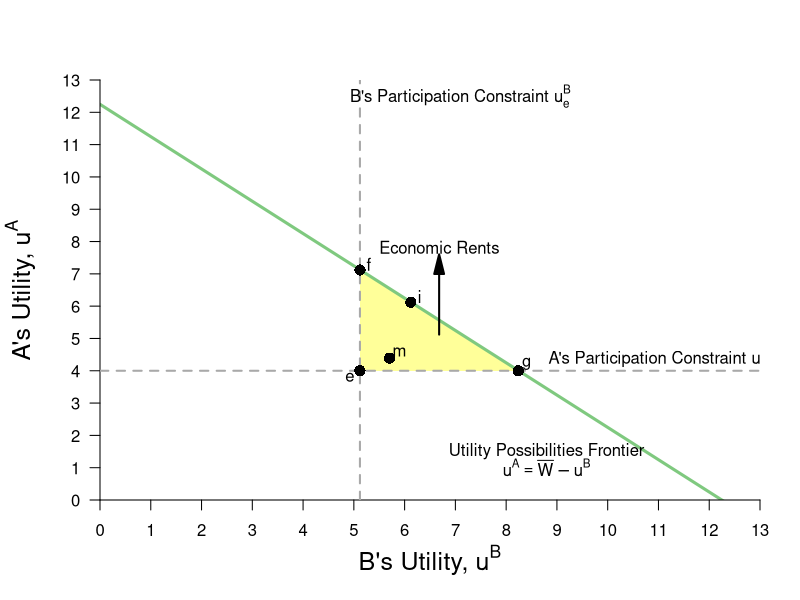

Generate this figure with R:
#Graph Designer: Simon Halliday & Madeleine Wettach '20
#Authors: Bowles, Foley and Halliday
#Title: Microeconomics: Competition, Conflict and Coordination
require(ggplot2)
require(shape)
require(plotrix)
pdf(file = "property/step_by_step_graphs_5/property_tioli_upf_step3.pdf", width = 9, height = 7)

#Set parameters for graphics
axislabelsize <- 1.5
graphlinewidth <- 3
arrowwidth <- 0.5

#Colors
COL <- c("#7fc97f", "#beaed4", "#fdc086", "#ffff99", "#386cb0", "#f0027f", "#bf5b17", "#666666")
COLA <- c("#99d8c9","#66c2a4","#41ae76", "#238b45", "#005824")
COLB <- c("#4eb3d3", "#2b8cbe", "#0868ac","#084081")

upf <- function(ub) {
  12.24745 - ub
}


#Notes
#ua = (xa^0.5)*(ya^0.5)
#ub = ((10-xa)^05)*((15-ya)^0.5)

#ua = (10^0.5)*(15^0.5) = 12.24745
#ua_e = u(8,2) = (8^0.5)*(2^0.5) = 4

#Point g
# => x^A = 4/((3/2)^0.5) = 3.27 => x^B = 6.73
# => y^A = 3/2(x^A) = 4.9 => y^B = 10.1
#ua_g(4.9^0.5)*(3.27^0.5) = 4.002874
#ub_g(6.73^0.5)*(10.1^0.5) = 8.244574
#W = (4.002874^0.5)*(8.244574^0.5) = 5.744736

#COL <- c("#7fc97f", "#beaed4", "#fdc086", "#ffff99")
par(mar =  c(5, 5, 4, 2))
xlims <- c(0, 13)
ylims <- c(0, 13)


plot(0, 0, xlim = xlims, ylim = ylims, type = "n",
     xlab = expression(paste("B's Utility, ", u^B)),
     ylab = expression(paste("A's Utility, ", u^A)),
     xaxt = "n", 
     yaxt = "n", 
     cex.lab = axislabelsize, 
     bty = "n",
     xaxs="i", 
     yaxs="i")

npts <- 500 
npts2 <- 501
#Specify the sequences of points for graphing. 
xx1 <- seq(xlims[1], xlims[2], length.out = npts)
xx2 <- seq(xlims[1], xlims[2], length.out = npts)
xx3 <- seq(xlims[1], xlims[2], length.out = npts2)

#polygons
#I need something like xx1 with npts for 
xpoly1 <- c(5.12, 8.24, 5.12, 5.12)
ypoly1 <- c(4, 4, 7.12, 4)
polygon(x = xpoly1, y = ypoly1, col=COL[4], density=NULL, border = NA)

#xpoly2 = c(0, 0, 12.24745, xlims[2], xlims[2], 0)
#ypoly2 = c(ylims[2], 12.24745, 0, 0, ylims[2], ylims[2])
#polygon(x = xpoly2, y = ypoly2, col=COL[4], density=NULL, border = NA)



#Draw the lines for the graphs
lines(xx1, upf(xx1), col = COL[1], lwd = graphlinewidth)

#Customize ticks and labels for the plot
ticksy <- seq(from = ylims[1], to = ylims[2], by = 1)
ylabels <- seq(from = ylims[1], to = ylims[2], by = 1)
ticksx <- seq(from =  xlims[1], to = xlims[2], by = 1)
xlabels <- seq(from = xlims[1], to = xlims[2], by = 1)
axis(1, at = ticksx, pos = 0, labels = xlabels)
axis(2, at = ticksy, pos = 0, labels = ylabels, las = 1)

#Annotation of the  graphs
#UPF
text(8.8, 1.5, expression(paste("Utility Possibilities Frontier")))
text(8.8, 1, expression(paste(u^A == bar(W) - u^B)))

#SWF
#text(11.5, 4.5, expression(paste("Social Planner's")))
#text(11.5, 4, expression(paste("Iso-welfare Curves")))

#Annotate Point f
#u^A = (5.84^0.5)*(8.77^0.5) = 7.16
#u^B = (4.16^0.5)*(6.23^0.5) = 5.09
#W = (7.16^0.5)*(5.09^0.5) = 6.03692

#points(5.09, 7.15, pch = 16, col = "black", cex = 1.5)
#text(5.3, 7.3, expression(f))


#Annotate Point i
#(5^0.5)*(7.5^0.5) = 6.123724
#W = (6.123724^0.5)(6.123724^0.5) = 6.123724
#points(6.123724, 6.123724, pch = 16, col = "black", cex = 1.5)
#text(6.3, 6.3, expression(i))

#Annotate point g
#ua_g(4.9^0.5)*(3.27^0.5) = 4.002874
#ub_g(6.73^0.5)*(10.1^0.5) = 8.244574
#W = (4.002874^0.5)*(8.244574^0.5) = 5.744736
#points(8.24, 4, pch = 16, col = "black", cex = 1.5)
#text(8.4, 4.2, expression(g))

#Annotate point e.
#ua_e = (8^0.5)*(2^0.5) = 4
#ub_e = (2^0.5)*(13.1^0.5) = 5.118594
#W = (4^0.5)*(5.118594^0.5) = 4.524862
segments(0, 4, 13, 4, lty = 2, col = "darkgray", lwd = 2)
segments(5.12, 0, 5.12, 13, lty = 2, col = "darkgray", lwd = 2)

#Annotate e
points(5.12, 4, pch = 16, col = "black", cex = 1.5)
text(4.92, 3.8, expression(e))

#Annotate f
points(5.12, 7.12, pch = 16, col = "black", cex = 1.5)
text(5.3, 7.3, expression(f))

#Annotate g
points(8.24, 4, pch = 16, col = "black", cex = 1.5)
text(8.4, 4.2, expression(g))

#Annotate m
points(5.703502, 4.389995, pch = 16, col = "black", cex = 1.5)
text(5.9, 4.6, expression(m))

#Label economic rents
Arrows(6.68, 5.12, 6.68, 7.3, col = "black", lty = 1, lwd = 2, arr.type = "triangle")
text(6.68, 7.82, expression(paste("Economic Rents")))

#Point h
#points(4, 10, pch = 16, col = "black", cex = 1.5)
#u^A_h(6, 5) = (6^0.5)*(5^0.5) = 5.477226
#u^A_h(4, 10) = (4^0.5)*(10^0.5) = 6.324555
#points(6.12, 4, pch = 16, col = "black", cex = 1.5)
#text(5.92, 3.8, expression(h))

#Annotate Point i
#(5^0.5)*(7.5^0.5) = 6.123724
#W = (6.123724^0.5)(6.123724^0.5) = 6.123724
points(6.123724, 6.123724, pch = 16, col = "black", cex = 1.5)
text(6.3, 6.3, expression(i))

#Label Participation Constraints
#Aisha's
text(11, 4.4, expression(paste("A's Participation Constraint ", u[e]^A)))

#Betty's
text(7.1, 12.5, expression(paste("B's Participation Constraint ", u[e]^B)))

#Arrows showing Social Planner's choices
#Arrows(5.2, 4.2, 5.9, 4.2, col = "black", lty = 1, lwd = 2, arr.type = "triangle", arr.lwd = arrowwidth)
#Arrows(6.12, 4.2, 6.12, 5.7, col = "black", lty = 1, lwd = 2, arr.type = "triangle", arr.lwd = arrowwidth)

dev.off()
